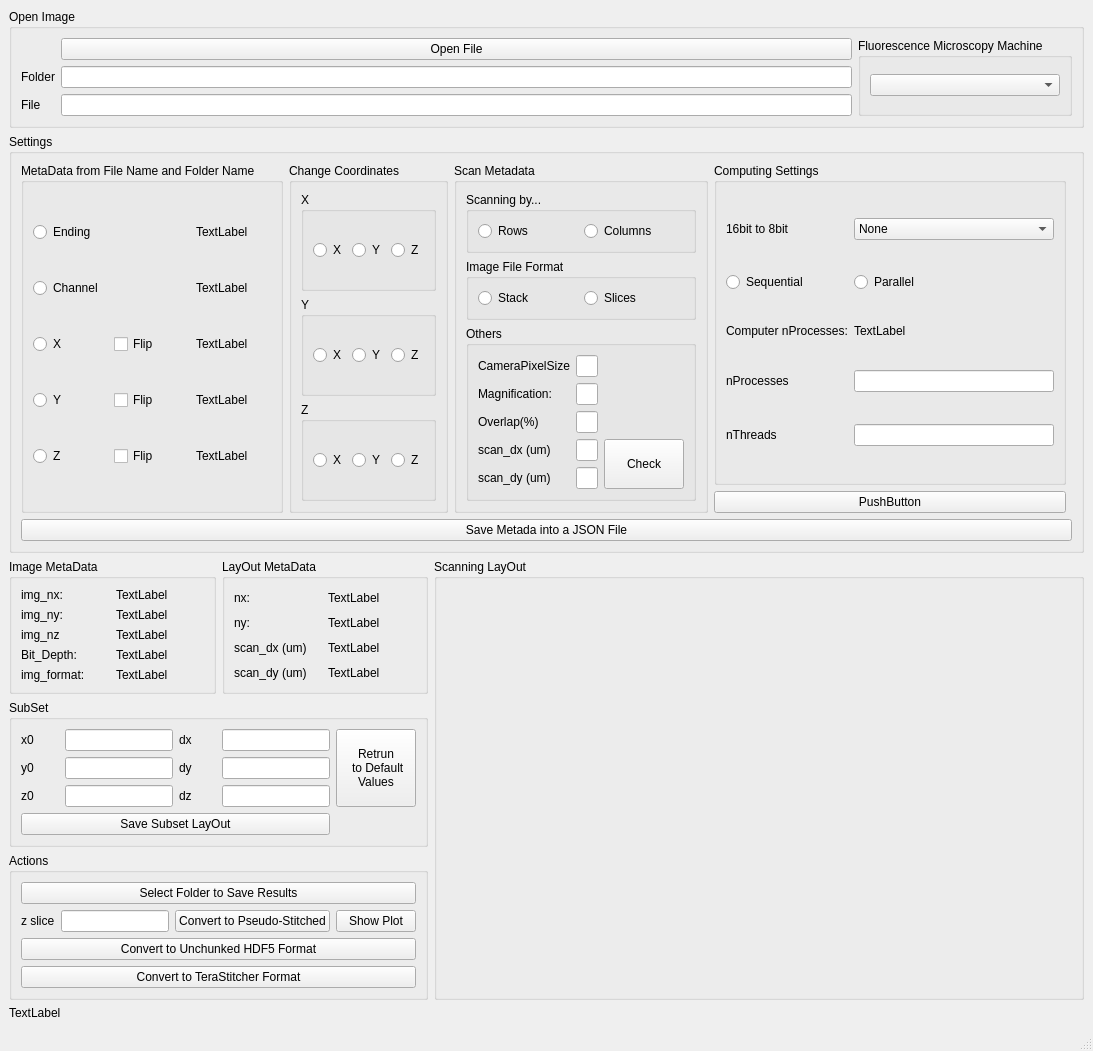
<?xml version="1.0" encoding="UTF-8"?>
<ui version="4.0">
 <class>MainWindow</class>
 <widget class="QMainWindow" name="MainWindow">
  <property name="geometry">
   <rect>
    <x>0</x>
    <y>0</y>
    <width>1066</width>
    <height>1017</height>
   </rect>
  </property>
  <property name="windowTitle">
   <string>MainWindow</string>
  </property>
  <widget class="QWidget" name="centralwidget">
   <layout class="QGridLayout" name="gridLayout">
    <item row="7" column="2">
     <spacer name="verticalSpacer">
      <property name="orientation">
       <enum>Qt::Vertical</enum>
      </property>
      <property name="sizeHint" stdset="0">
       <size>
        <width>20</width>
        <height>40</height>
       </size>
      </property>
     </spacer>
    </item>
    <item row="1" column="0" colspan="3">
     <widget class="QGroupBox" name="groupBox_9">
      <property name="title">
       <string>Open Image</string>
      </property>
      <layout class="QGridLayout" name="gridLayout_11">
       <item row="0" column="0">
        <layout class="QGridLayout" name="gridLayout_3">
         <item row="2" column="0">
          <widget class="QLabel" name="label_2">
           <property name="text">
            <string>File</string>
           </property>
          </widget>
         </item>
         <item row="1" column="1">
          <widget class="QLineEdit" name="lineEdit_Folder"/>
         </item>
         <item row="2" column="1">
          <widget class="QLineEdit" name="lineEdit_File"/>
         </item>
         <item row="1" column="0">
          <widget class="QLabel" name="label_3">
           <property name="text">
            <string>Folder</string>
           </property>
          </widget>
         </item>
         <item row="0" column="1">
          <widget class="QPushButton" name="pushButton_OpenFile">
           <property name="text">
            <string>Open File</string>
           </property>
          </widget>
         </item>
        </layout>
       </item>
       <item row="0" column="1">
        <widget class="QGroupBox" name="groupBox_10">
         <property name="title">
          <string>Fluorescence Microscopy Machine</string>
         </property>
         <layout class="QGridLayout" name="gridLayout_12">
          <item row="0" column="0">
           <widget class="QComboBox" name="comboBox_Machine"/>
          </item>
         </layout>
        </widget>
       </item>
      </layout>
     </widget>
    </item>
    <item row="6" column="0">
     <widget class="QGroupBox" name="groupBox_16">
      <property name="title">
       <string>Actions</string>
      </property>
      <layout class="QGridLayout" name="gridLayout_18">
       <item row="4" column="1" colspan="4">
        <widget class="QPushButton" name="pushButton_convert_toTeraStitcher">
         <property name="text">
          <string>Convert to TeraStitcher Format</string>
         </property>
        </widget>
       </item>
       <item row="3" column="1" colspan="4">
        <widget class="QPushButton" name="pushButton_convert_toUnChunkedHDF5">
         <property name="text">
          <string>Convert to Unchunked HDF5 Format</string>
         </property>
        </widget>
       </item>
       <item row="1" column="1">
        <widget class="QLabel" name="label_18">
         <property name="text">
          <string>z slice</string>
         </property>
        </widget>
       </item>
       <item row="1" column="2">
        <widget class="QLineEdit" name="lineEdit_zSlice">
         <property name="sizePolicy">
          <sizepolicy hsizetype="Minimum" vsizetype="Fixed">
           <horstretch>0</horstretch>
           <verstretch>0</verstretch>
          </sizepolicy>
         </property>
        </widget>
       </item>
       <item row="1" column="4">
        <widget class="QPushButton" name="pushButton_plot_PseudoStitchedImage">
         <property name="text">
          <string>Show Plot</string>
         </property>
        </widget>
       </item>
       <item row="0" column="1" colspan="4">
        <widget class="QPushButton" name="pushButton_selectFolder_toSave">
         <property name="text">
          <string>Select Folder to Save Results</string>
         </property>
        </widget>
       </item>
       <item row="1" column="3">
        <widget class="QPushButton" name="pushButton_convert_toPseudoStitched">
         <property name="text">
          <string>Convert to Pseudo-Stitched</string>
         </property>
        </widget>
       </item>
      </layout>
     </widget>
    </item>
    <item row="3" column="0" rowspan="2" colspan="3">
     <widget class="QGroupBox" name="groupBox">
      <property name="title">
       <string>Settings</string>
      </property>
      <layout class="QGridLayout" name="gridLayout_2">
       <item row="1" column="0" rowspan="2" colspan="3">
        <widget class="QGroupBox" name="groupBox_6">
         <property name="title">
          <string>MetaData from File Name and Folder Name</string>
         </property>
         <layout class="QGridLayout" name="gridLayout_8">
          <item row="3" column="1">
           <widget class="QCheckBox" name="checkBox_FlipX">
            <property name="text">
             <string>Flip</string>
            </property>
           </widget>
          </item>
          <item row="2" column="2">
           <widget class="QLabel" name="label_Channel">
            <property name="text">
             <string>TextLabel</string>
            </property>
           </widget>
          </item>
          <item row="1" column="0">
           <widget class="QRadioButton" name="radioButton_Extension">
            <property name="text">
             <string>Ending</string>
            </property>
           </widget>
          </item>
          <item row="2" column="0">
           <widget class="QRadioButton" name="radioButton_Channel">
            <property name="text">
             <string>Channel</string>
            </property>
           </widget>
          </item>
          <item row="1" column="2">
           <widget class="QLabel" name="label_Extension">
            <property name="text">
             <string>TextLabel</string>
            </property>
           </widget>
          </item>
          <item row="4" column="1">
           <widget class="QCheckBox" name="checkBox_FlipY">
            <property name="text">
             <string>Flip</string>
            </property>
           </widget>
          </item>
          <item row="5" column="1">
           <widget class="QCheckBox" name="checkBox_FlipZ">
            <property name="text">
             <string>Flip</string>
            </property>
           </widget>
          </item>
          <item row="3" column="2">
           <widget class="QLabel" name="label_X">
            <property name="sizePolicy">
             <sizepolicy hsizetype="Preferred" vsizetype="Fixed">
              <horstretch>0</horstretch>
              <verstretch>0</verstretch>
             </sizepolicy>
            </property>
            <property name="text">
             <string>TextLabel</string>
            </property>
           </widget>
          </item>
          <item row="5" column="0">
           <widget class="QRadioButton" name="radioButton_Z">
            <property name="text">
             <string>Z</string>
            </property>
           </widget>
          </item>
          <item row="4" column="2">
           <widget class="QLabel" name="label_Y">
            <property name="sizePolicy">
             <sizepolicy hsizetype="Preferred" vsizetype="Fixed">
              <horstretch>0</horstretch>
              <verstretch>0</verstretch>
             </sizepolicy>
            </property>
            <property name="text">
             <string>TextLabel</string>
            </property>
           </widget>
          </item>
          <item row="5" column="2">
           <widget class="QLabel" name="label_Z">
            <property name="sizePolicy">
             <sizepolicy hsizetype="Preferred" vsizetype="Fixed">
              <horstretch>0</horstretch>
              <verstretch>0</verstretch>
             </sizepolicy>
            </property>
            <property name="text">
             <string>TextLabel</string>
            </property>
           </widget>
          </item>
          <item row="4" column="0">
           <widget class="QRadioButton" name="radioButton_Y">
            <property name="text">
             <string>Y</string>
            </property>
           </widget>
          </item>
          <item row="3" column="0">
           <widget class="QRadioButton" name="radioButton_X">
            <property name="text">
             <string>X</string>
            </property>
           </widget>
          </item>
         </layout>
        </widget>
       </item>
       <item row="1" column="4" rowspan="2">
        <widget class="QGroupBox" name="groupBox_17">
         <property name="title">
          <string>Scan Metadata</string>
         </property>
         <layout class="QGridLayout" name="gridLayout_19">
          <item row="0" column="1">
           <widget class="QGroupBox" name="groupBox_14">
            <property name="title">
             <string>Scanning by...</string>
            </property>
            <layout class="QGridLayout" name="gridLayout_16">
             <item row="0" column="0">
              <widget class="QRadioButton" name="radioButton_ScanByRows">
               <property name="sizePolicy">
                <sizepolicy hsizetype="Preferred" vsizetype="Fixed">
                 <horstretch>0</horstretch>
                 <verstretch>0</verstretch>
                </sizepolicy>
               </property>
               <property name="text">
                <string>Rows</string>
               </property>
              </widget>
             </item>
             <item row="0" column="1">
              <widget class="QRadioButton" name="radioButton_ScanByColumns">
               <property name="sizePolicy">
                <sizepolicy hsizetype="Preferred" vsizetype="Fixed">
                 <horstretch>0</horstretch>
                 <verstretch>0</verstretch>
                </sizepolicy>
               </property>
               <property name="text">
                <string>Columns</string>
               </property>
              </widget>
             </item>
            </layout>
           </widget>
          </item>
          <item row="1" column="1">
           <widget class="QGroupBox" name="groupBox_5">
            <property name="title">
             <string>Image File Format</string>
            </property>
            <layout class="QGridLayout" name="gridLayout_7">
             <item row="0" column="1">
              <widget class="QRadioButton" name="radioButton_depthFormat_Stack">
               <property name="sizePolicy">
                <sizepolicy hsizetype="Preferred" vsizetype="Fixed">
                 <horstretch>0</horstretch>
                 <verstretch>0</verstretch>
                </sizepolicy>
               </property>
               <property name="text">
                <string>Stack</string>
               </property>
              </widget>
             </item>
             <item row="0" column="2">
              <widget class="QRadioButton" name="radioButton_depthFormat_Slices">
               <property name="sizePolicy">
                <sizepolicy hsizetype="Preferred" vsizetype="Fixed">
                 <horstretch>0</horstretch>
                 <verstretch>0</verstretch>
                </sizepolicy>
               </property>
               <property name="text">
                <string>Slices</string>
               </property>
              </widget>
             </item>
            </layout>
           </widget>
          </item>
          <item row="2" column="1">
           <widget class="QGroupBox" name="groupBox_19">
            <property name="title">
             <string>Others</string>
            </property>
            <layout class="QGridLayout" name="gridLayout_20">
             <item row="0" column="1">
              <widget class="QLabel" name="label_25">
               <property name="text">
                <string>CameraPixelSize</string>
               </property>
              </widget>
             </item>
             <item row="0" column="2">
              <widget class="QLineEdit" name="lineEdit_cameraPixelSize">
               <property name="sizePolicy">
                <sizepolicy hsizetype="Preferred" vsizetype="Fixed">
                 <horstretch>0</horstretch>
                 <verstretch>0</verstretch>
                </sizepolicy>
               </property>
              </widget>
             </item>
             <item row="1" column="1">
              <widget class="QLabel" name="label_12">
               <property name="text">
                <string>Magnification:</string>
               </property>
              </widget>
             </item>
             <item row="1" column="2">
              <widget class="QLineEdit" name="lineEdit_opticalMagnification">
               <property name="sizePolicy">
                <sizepolicy hsizetype="Preferred" vsizetype="Fixed">
                 <horstretch>0</horstretch>
                 <verstretch>0</verstretch>
                </sizepolicy>
               </property>
              </widget>
             </item>
             <item row="2" column="1">
              <widget class="QLabel" name="label_17">
               <property name="text">
                <string>Overlap(%)</string>
               </property>
              </widget>
             </item>
             <item row="2" column="2">
              <widget class="QLineEdit" name="lineEdit_scanOverlap">
               <property name="sizePolicy">
                <sizepolicy hsizetype="Preferred" vsizetype="Fixed">
                 <horstretch>0</horstretch>
                 <verstretch>0</verstretch>
                </sizepolicy>
               </property>
              </widget>
             </item>
             <item row="3" column="1">
              <widget class="QLabel" name="label_26">
               <property name="text">
                <string>scan_dx (um)</string>
               </property>
              </widget>
             </item>
             <item row="4" column="1">
              <widget class="QLabel" name="label_27">
               <property name="text">
                <string>scan_dy (um)</string>
               </property>
              </widget>
             </item>
             <item row="3" column="2">
              <widget class="QLineEdit" name="lineEdit_scan_dx"/>
             </item>
             <item row="4" column="2">
              <widget class="QLineEdit" name="lineEdit_scan_dy"/>
             </item>
             <item row="3" column="3" rowspan="2">
              <widget class="QPushButton" name="pushButton_check_scan_dxdy">
               <property name="sizePolicy">
                <sizepolicy hsizetype="Minimum" vsizetype="Preferred">
                 <horstretch>0</horstretch>
                 <verstretch>0</verstretch>
                </sizepolicy>
               </property>
               <property name="text">
                <string>Check</string>
               </property>
              </widget>
             </item>
            </layout>
           </widget>
          </item>
         </layout>
        </widget>
       </item>
       <item row="5" column="0" colspan="7">
        <widget class="QPushButton" name="pushButton_Save">
         <property name="text">
          <string>Save Metada into a JSON File</string>
         </property>
        </widget>
       </item>
       <item row="1" column="5">
        <widget class="QGroupBox" name="groupBox_18">
         <property name="title">
          <string>Computing Settings</string>
         </property>
         <layout class="QGridLayout" name="gridLayout_21">
          <item row="4" column="1">
           <widget class="QLabel" name="label_24">
            <property name="text">
             <string>nThreads</string>
            </property>
           </widget>
          </item>
          <item row="3" column="1">
           <widget class="QLabel" name="label_23">
            <property name="text">
             <string>nProcesses</string>
            </property>
           </widget>
          </item>
          <item row="1" column="4">
           <widget class="QRadioButton" name="radioButton_Parallel">
            <property name="text">
             <string>Parallel</string>
            </property>
           </widget>
          </item>
          <item row="4" column="4">
           <widget class="QLineEdit" name="lineEdit_nThreads">
            <property name="sizePolicy">
             <sizepolicy hsizetype="Preferred" vsizetype="Fixed">
              <horstretch>0</horstretch>
              <verstretch>0</verstretch>
             </sizepolicy>
            </property>
           </widget>
          </item>
          <item row="1" column="1">
           <widget class="QRadioButton" name="radioButton_Sequential">
            <property name="text">
             <string>Sequential</string>
            </property>
           </widget>
          </item>
          <item row="2" column="1">
           <widget class="QLabel" name="label">
            <property name="text">
             <string>Computer nProcesses:</string>
            </property>
           </widget>
          </item>
          <item row="3" column="4">
           <widget class="QLineEdit" name="lineEdit_nProcesses">
            <property name="sizePolicy">
             <sizepolicy hsizetype="Preferred" vsizetype="Fixed">
              <horstretch>0</horstretch>
              <verstretch>0</verstretch>
             </sizepolicy>
            </property>
           </widget>
          </item>
          <item row="2" column="4">
           <widget class="QLabel" name="label_nProcess_Max">
            <property name="sizePolicy">
             <sizepolicy hsizetype="Preferred" vsizetype="Fixed">
              <horstretch>0</horstretch>
              <verstretch>0</verstretch>
             </sizepolicy>
            </property>
            <property name="text">
             <string>TextLabel</string>
            </property>
           </widget>
          </item>
          <item row="0" column="4">
           <widget class="QComboBox" name="comboBox_16to8bit">
            <item>
             <property name="text">
              <string>None</string>
             </property>
            </item>
            <item>
             <property name="text">
              <string>img16to8_Linear</string>
             </property>
            </item>
            <item>
             <property name="text">
              <string>img16to8_Linear_Crop5to12</string>
             </property>
            </item>
            <item>
             <property name="text">
              <string>img16to8_Linear_CropMinMax</string>
             </property>
            </item>
            <item>
             <property name="text">
              <string>img16to8_HistEq</string>
             </property>
            </item>
            <item>
             <property name="text">
              <string>img16to8_CLAHE</string>
             </property>
            </item>
            <item>
             <property name="text">
              <string>wait_1sec</string>
             </property>
            </item>
           </widget>
          </item>
          <item row="0" column="1">
           <widget class="QLabel" name="label_21">
            <property name="sizePolicy">
             <sizepolicy hsizetype="Preferred" vsizetype="Fixed">
              <horstretch>0</horstretch>
              <verstretch>0</verstretch>
             </sizepolicy>
            </property>
            <property name="text">
             <string>16bit to 8bit</string>
            </property>
           </widget>
          </item>
         </layout>
        </widget>
       </item>
       <item row="1" column="3" rowspan="2">
        <widget class="QGroupBox" name="groupBox_7">
         <property name="title">
          <string>Change Coordinates</string>
         </property>
         <layout class="QGridLayout" name="gridLayout_9">
          <item row="1" column="0">
           <widget class="QGroupBox" name="groupBox_3">
            <property name="title">
             <string>Y</string>
            </property>
            <layout class="QGridLayout" name="gridLayout_5">
             <item row="0" column="0">
              <widget class="QRadioButton" name="radioButton_ChangeY_to_X">
               <property name="text">
                <string>X</string>
               </property>
              </widget>
             </item>
             <item row="0" column="1">
              <widget class="QRadioButton" name="radioButton_ChangeY_to_Y">
               <property name="text">
                <string>Y</string>
               </property>
              </widget>
             </item>
             <item row="0" column="2">
              <widget class="QRadioButton" name="radioButton_ChangeY_to_Z">
               <property name="text">
                <string>Z</string>
               </property>
              </widget>
             </item>
            </layout>
           </widget>
          </item>
          <item row="2" column="0">
           <widget class="QGroupBox" name="groupBox_4">
            <property name="title">
             <string>Z</string>
            </property>
            <layout class="QGridLayout" name="gridLayout_6">
             <item row="0" column="0">
              <widget class="QRadioButton" name="radioButton_ChangeZ_to_X">
               <property name="text">
                <string>X</string>
               </property>
              </widget>
             </item>
             <item row="0" column="1">
              <widget class="QRadioButton" name="radioButton_ChangeZ_to_Y">
               <property name="text">
                <string>Y</string>
               </property>
              </widget>
             </item>
             <item row="0" column="2">
              <widget class="QRadioButton" name="radioButton_ChangeZ_to_Z">
               <property name="text">
                <string>Z</string>
               </property>
              </widget>
             </item>
            </layout>
           </widget>
          </item>
          <item row="0" column="0">
           <widget class="QGroupBox" name="groupBox_2">
            <property name="title">
             <string>X</string>
            </property>
            <layout class="QGridLayout" name="gridLayout_4">
             <item row="0" column="0">
              <widget class="QRadioButton" name="radioButton_ChangeX_to_X">
               <property name="text">
                <string>X</string>
               </property>
              </widget>
             </item>
             <item row="0" column="1">
              <widget class="QRadioButton" name="radioButton_ChangeX_to_Y">
               <property name="text">
                <string>Y</string>
               </property>
              </widget>
             </item>
             <item row="0" column="2">
              <widget class="QRadioButton" name="radioButton_ChangeX_to_Z">
               <property name="text">
                <string>Z</string>
               </property>
              </widget>
             </item>
            </layout>
           </widget>
          </item>
         </layout>
        </widget>
       </item>
       <item row="2" column="5">
        <widget class="QPushButton" name="pushButton_test">
         <property name="text">
          <string>PushButton</string>
         </property>
        </widget>
       </item>
      </layout>
     </widget>
    </item>
    <item row="5" column="0">
     <layout class="QHBoxLayout" name="horizontalLayout_4">
      <item>
       <layout class="QVBoxLayout" name="verticalLayout_2">
        <item>
         <layout class="QHBoxLayout" name="horizontalLayout_5">
          <item>
           <widget class="QGroupBox" name="groupBox_11">
            <property name="title">
             <string>Image MetaData</string>
            </property>
            <layout class="QGridLayout" name="gridLayout_13">
             <item row="2" column="1">
              <widget class="QLabel" name="label_img_nz">
               <property name="text">
                <string>TextLabel</string>
               </property>
              </widget>
             </item>
             <item row="4" column="0">
              <widget class="QLabel" name="label_13">
               <property name="text">
                <string>img_format:</string>
               </property>
              </widget>
             </item>
             <item row="0" column="1">
              <widget class="QLabel" name="label_img_nx">
               <property name="text">
                <string>TextLabel</string>
               </property>
              </widget>
             </item>
             <item row="2" column="0">
              <widget class="QLabel" name="label_19">
               <property name="text">
                <string>img_nz</string>
               </property>
              </widget>
             </item>
             <item row="1" column="0">
              <widget class="QLabel" name="label_15">
               <property name="text">
                <string>img_ny:</string>
               </property>
              </widget>
             </item>
             <item row="1" column="1">
              <widget class="QLabel" name="label_img_ny">
               <property name="text">
                <string>TextLabel</string>
               </property>
              </widget>
             </item>
             <item row="0" column="0">
              <widget class="QLabel" name="label_14">
               <property name="text">
                <string>img_nx:</string>
               </property>
              </widget>
             </item>
             <item row="3" column="1">
              <widget class="QLabel" name="label_img_BitDepth">
               <property name="text">
                <string>TextLabel</string>
               </property>
              </widget>
             </item>
             <item row="4" column="1">
              <widget class="QLabel" name="label_imgFormat">
               <property name="text">
                <string>TextLabel</string>
               </property>
              </widget>
             </item>
             <item row="3" column="0">
              <widget class="QLabel" name="label_16">
               <property name="text">
                <string>Bit_Depth:</string>
               </property>
              </widget>
             </item>
            </layout>
           </widget>
          </item>
          <item>
           <widget class="QGroupBox" name="groupBox_13">
            <property name="title">
             <string>LayOut MetaData</string>
            </property>
            <layout class="QGridLayout" name="gridLayout_15">
             <item row="1" column="1">
              <widget class="QLabel" name="label_11">
               <property name="text">
                <string>ny:</string>
               </property>
              </widget>
             </item>
             <item row="0" column="1">
              <widget class="QLabel" name="label_10">
               <property name="text">
                <string>nx:</string>
               </property>
              </widget>
             </item>
             <item row="1" column="2">
              <widget class="QLabel" name="label_layout_ny">
               <property name="text">
                <string>TextLabel</string>
               </property>
              </widget>
             </item>
             <item row="0" column="2">
              <widget class="QLabel" name="label_layout_nx">
               <property name="text">
                <string>TextLabel</string>
               </property>
              </widget>
             </item>
             <item row="2" column="1">
              <widget class="QLabel" name="label_20">
               <property name="text">
                <string>scan_dx (um)</string>
               </property>
              </widget>
             </item>
             <item row="3" column="1">
              <widget class="QLabel" name="label_22">
               <property name="text">
                <string>scan_dy (um)</string>
               </property>
              </widget>
             </item>
             <item row="3" column="2">
              <widget class="QLabel" name="label_scan_dy">
               <property name="text">
                <string>TextLabel</string>
               </property>
              </widget>
             </item>
             <item row="2" column="2">
              <widget class="QLabel" name="label_scan_dx">
               <property name="text">
                <string>TextLabel</string>
               </property>
              </widget>
             </item>
            </layout>
           </widget>
          </item>
         </layout>
        </item>
        <item>
         <widget class="QGroupBox" name="groupBox_12">
          <property name="title">
           <string>SubSet</string>
          </property>
          <layout class="QGridLayout" name="gridLayout_14">
           <item row="0" column="2">
            <widget class="QLabel" name="label_6">
             <property name="text">
              <string>dx</string>
             </property>
            </widget>
           </item>
           <item row="0" column="1">
            <widget class="QLineEdit" name="lineEdit_SubSet_x0">
             <property name="sizePolicy">
              <sizepolicy hsizetype="Preferred" vsizetype="Fixed">
               <horstretch>0</horstretch>
               <verstretch>0</verstretch>
              </sizepolicy>
             </property>
            </widget>
           </item>
           <item row="1" column="2">
            <widget class="QLabel" name="label_7">
             <property name="text">
              <string>dy</string>
             </property>
            </widget>
           </item>
           <item row="1" column="1">
            <widget class="QLineEdit" name="lineEdit_SubSet_y0">
             <property name="sizePolicy">
              <sizepolicy hsizetype="Preferred" vsizetype="Fixed">
               <horstretch>0</horstretch>
               <verstretch>0</verstretch>
              </sizepolicy>
             </property>
            </widget>
           </item>
           <item row="0" column="3">
            <widget class="QLineEdit" name="lineEdit_SubSet_dx">
             <property name="sizePolicy">
              <sizepolicy hsizetype="Preferred" vsizetype="Fixed">
               <horstretch>0</horstretch>
               <verstretch>0</verstretch>
              </sizepolicy>
             </property>
            </widget>
           </item>
           <item row="1" column="3">
            <widget class="QLineEdit" name="lineEdit_SubSet_dy">
             <property name="sizePolicy">
              <sizepolicy hsizetype="Preferred" vsizetype="Fixed">
               <horstretch>0</horstretch>
               <verstretch>0</verstretch>
              </sizepolicy>
             </property>
            </widget>
           </item>
           <item row="0" column="0">
            <widget class="QLabel" name="label_4">
             <property name="text">
              <string>x0</string>
             </property>
            </widget>
           </item>
           <item row="1" column="0">
            <widget class="QLabel" name="label_5">
             <property name="text">
              <string>y0</string>
             </property>
            </widget>
           </item>
           <item row="4" column="0" colspan="4">
            <widget class="QPushButton" name="pushButton_SelectSubset">
             <property name="text">
              <string>Save Subset LayOut</string>
             </property>
            </widget>
           </item>
           <item row="2" column="1">
            <widget class="QLineEdit" name="lineEdit_SubSet_z0">
             <property name="sizePolicy">
              <sizepolicy hsizetype="Preferred" vsizetype="Fixed">
               <horstretch>0</horstretch>
               <verstretch>0</verstretch>
              </sizepolicy>
             </property>
            </widget>
           </item>
           <item row="2" column="0">
            <widget class="QLabel" name="label_8">
             <property name="text">
              <string>z0</string>
             </property>
            </widget>
           </item>
           <item row="2" column="2">
            <widget class="QLabel" name="label_9">
             <property name="text">
              <string>dz</string>
             </property>
            </widget>
           </item>
           <item row="2" column="3">
            <widget class="QLineEdit" name="lineEdit_SubSet_dz">
             <property name="sizePolicy">
              <sizepolicy hsizetype="Preferred" vsizetype="Fixed">
               <horstretch>0</horstretch>
               <verstretch>0</verstretch>
              </sizepolicy>
             </property>
            </widget>
           </item>
           <item row="0" column="4" rowspan="3">
            <widget class="QPushButton" name="pushButton">
             <property name="sizePolicy">
              <sizepolicy hsizetype="Preferred" vsizetype="Preferred">
               <horstretch>0</horstretch>
               <verstretch>0</verstretch>
              </sizepolicy>
             </property>
             <property name="text">
              <string>Retrun
 to Default 
Values</string>
             </property>
            </widget>
           </item>
          </layout>
         </widget>
        </item>
       </layout>
      </item>
     </layout>
    </item>
    <item row="9" column="0" colspan="3">
     <widget class="QLabel" name="label_Status">
      <property name="sizePolicy">
       <sizepolicy hsizetype="Expanding" vsizetype="Preferred">
        <horstretch>0</horstretch>
        <verstretch>0</verstretch>
       </sizepolicy>
      </property>
      <property name="text">
       <string>TextLabel</string>
      </property>
     </widget>
    </item>
    <item row="5" column="1" rowspan="2" colspan="2">
     <widget class="QGroupBox" name="groupBox_8">
      <property name="sizePolicy">
       <sizepolicy hsizetype="Expanding" vsizetype="Preferred">
        <horstretch>0</horstretch>
        <verstretch>0</verstretch>
       </sizepolicy>
      </property>
      <property name="title">
       <string>Scanning LayOut</string>
      </property>
      <layout class="QGridLayout" name="gridLayout_10">
       <item row="0" column="1">
        <widget class="mplwidget" name="plotWidget" native="true">
         <property name="sizePolicy">
          <sizepolicy hsizetype="Expanding" vsizetype="Expanding">
           <horstretch>0</horstretch>
           <verstretch>0</verstretch>
          </sizepolicy>
         </property>
        </widget>
       </item>
      </layout>
     </widget>
    </item>
   </layout>
  </widget>
  <widget class="QMenuBar" name="menubar">
   <property name="geometry">
    <rect>
     <x>0</x>
     <y>0</y>
     <width>1066</width>
     <height>21</height>
    </rect>
   </property>
  </widget>
  <widget class="QStatusBar" name="statusbar"/>
 </widget>
 <customwidgets>
  <customwidget>
   <class>mplwidget</class>
   <extends>QWidget</extends>
   <header location="global">mplwidget.h</header>
   <container>1</container>
  </customwidget>
 </customwidgets>
 <resources/>
 <connections/>
</ui>
